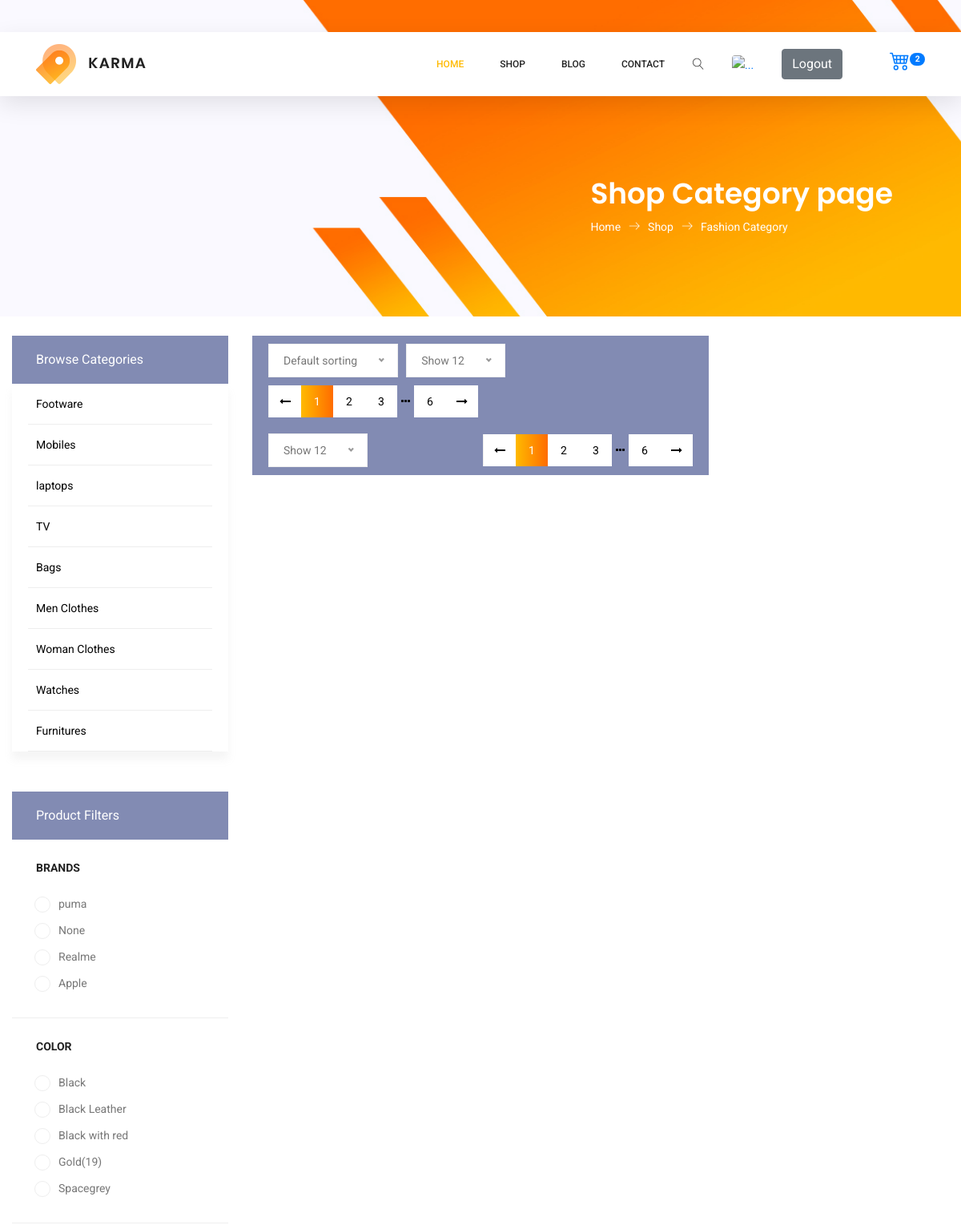
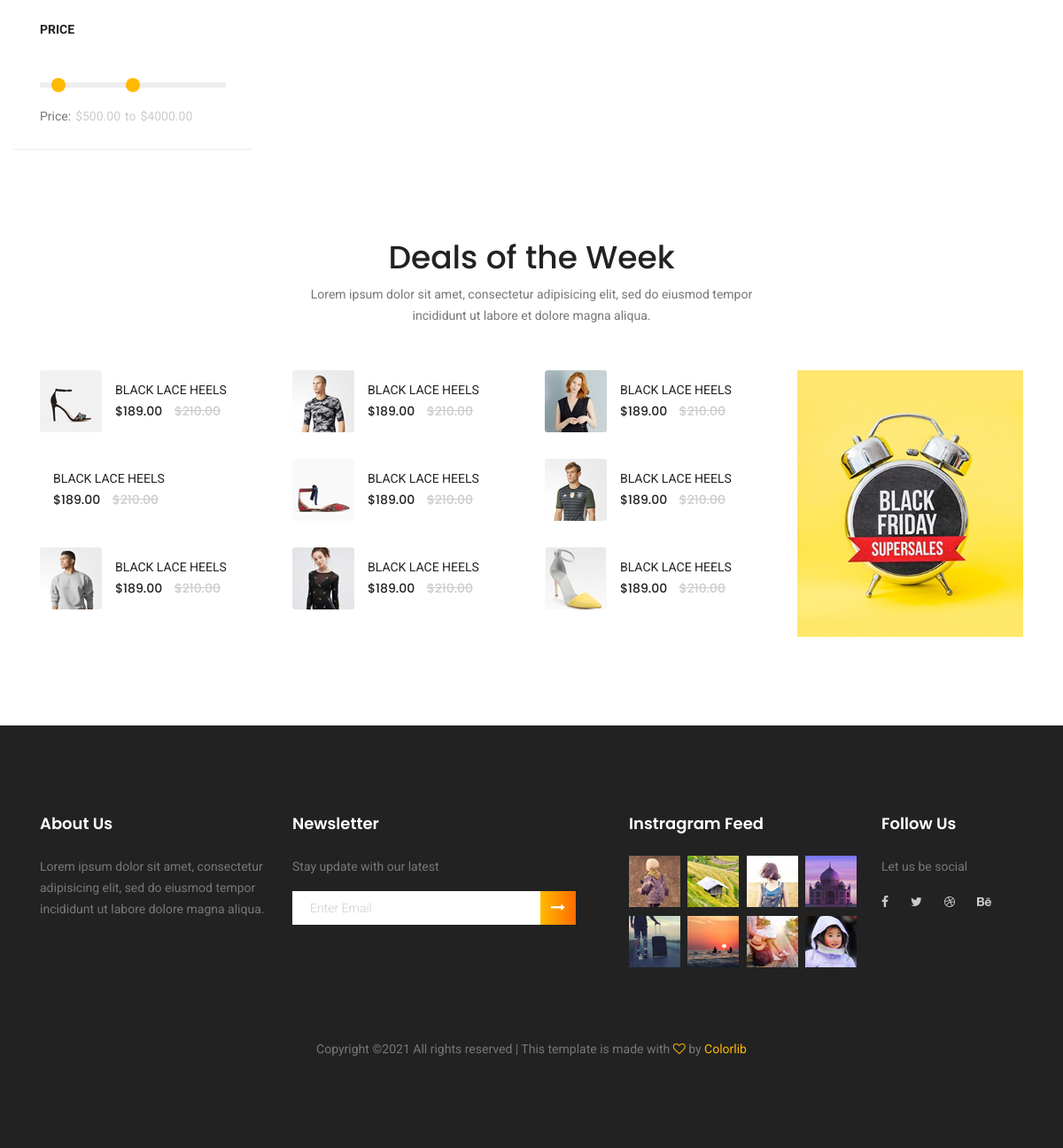
/category/ (signed in), run on the app's committed database (2 pictures, top to bottom).
### shop/models.py (models this page shows, shortened)
class Category(models.Model):
    name = models.CharField(max_length=60)

class Brand(models.Model):
    name = models.CharField(max_length=50, db_index=True)

### shop/views.py (the view)
# urls.py: path('category/', views.shopCategory.as_view(), name="category"),
@method_decorator(login_required,name='dispatch')
class shopCategory(ListView):
        template_name = 'shop/category.html'
        def get(self, request):
            account = request.session.get('email')
            ac= Account.objects.get(email=account)
            order, created = Order.objects.get_or_create(account=ac.id, complete=False)
            cartItems = order.get_cart_items
            cats = Category.objects.all()
            brand = Brand.objects.all()
            products = Product.objects.all()
            a = None
            b = None
            subcat_id = request.GET.get('category')
            subcategory_id = request.GET.get('subcategory')
            if subcat_id:
                a = SubCategory.get_all_SubCategory_By_Categoryid(subcat_id)
            elif subcategory_id:
                b = Product.get_all_product_by_Subcategory(subcategory_id)
            context = {'cats': cats, 'brand': brand, 'products': products, 'a': a, 'b': b, 'subcat_id': subcat_id,'cartItems':cartItems}
            return render(request, self.template_name, context)

### shop/models.py (called while the page is built)
    @property
    def get_cart_items(self):
        orderitems = self.orderitem_set.all()
        total = sum([item.quantity for item in orderitems])
        return total

### shop/templates/shop/category.html (shortened to what this page needs)
{%  extends "shop/basic.html" %}
{% load static %}
{% block body %}
<section class="banner-area organic-breadcrumb">
    <div class="container">
        <div class="breadcrumb-banner d-flex flex-wrap align-items-center justify-content-end">
            <div class="col-first">
                <h1>Shop Category page</h1>
                <nav class="d-flex align-items-center">
                    <a href="{% url 'home' %}">Home<span class="lnr lnr-arrow-right"></span></a>
                    <a href="#">Shop<span class="lnr lnr-arrow-right"></span></a>
                    <a href="#">Fashion Category</a>
                </nav>
            </div>
        </div>
    </div>
</section>
<br>
<div class="container-fluid">
    <div class="row">
        <div class="col-xl-3 col-lg-4 col-md-5">
            <div class="sidebar-categories">
                <div class="head">Browse Categories</div>
                <ul class="main-categories">
                    {% for category in cats %}
                    <li class="main-nav-list"><a href="/category/?category={{category.id}}"
                                                 aria-expanded="false"
                                                 aria-controls="fruitsVegetable">{{category.name}}</a>
                        {% endfor %}
                </ul>
            </div>
            <div class="sidebar-filter mt-50">
                <div class="top-filter-head">Product Filters</div>
                <div class="common-filter">
                    <div class="head">Brands</div>
                    <form action="#">
                        <ul>{% for i in brand %}
                            <li class="filter-list"><input class="pixel-radio" type="radio" id="apple"
                                                           name="brand"><label
                                    for="apple">{{i.name}}</label></li>
                            {% endfor %}
                        </ul>
                    </form>
                </div>
                <div class="common-filter">
                    <div class="head">Color</div>
                    <form action="#">
                        <ul>
                            <li class="filter-list"><input class="pixel-radio" type="radio" id="black"
                                                           name="color"><label
                                    for="black">Black</label></li>
                            <li class="filter-list"><input class="pixel-radio" type="radio" id="balckleather"
                                                           name="color"><label for="balckleather">Black
                                Leather</label></li>
                            <li class="filter-list"><input class="pixel-radio" type="radio" id="blackred"
                                                           name="color"><label for="blackred">Black
                                with red</label></li>
                            <li class="filter-list"><input class="pixel-radio" type="radio" id="gold"
                                                           name="color"><label for="gold">Gold<span>(19)</span></label>
                            </li>
                            <li class="filter-list"><input class="pixel-radio" type="radio" id="spacegrey" name="color"><label
                                    for="spacegrey">Spacegrey</label></li>
                        </ul>
                    </form>
                </div>
                <div class="common-filter">
                    <div class="head">Price</div>
                    <div class="price-range-area">
                        <div id="price-range"></div>
                        <div class="value-wrapper d-flex">
                            <div class="price">Price:</div>
                            <span>$</span>
                            <div id="lower-value"></div>
                            <div class="to">to</div>
                            <span>$</span>
                            <div id="upper-value"></div>
                        </div>
                    </div>
                </div>
            </div>
        </div>
        <div class="col-xl-6 col-lg-7 col-md-6">
            <div class="filter-bar d-flex flex-wrap align-items-center">
                <div class="sorting">
                </div>
                <div class="sorting mr-auto">
                </div>
                <div class="pagination">
                    <a href="#" class="prev-arrow"><i class="fa fa-long-arrow-left" aria-hidden="true"></i></a>
                    <a href="#" class="active">1</a>
                    <a href="#">2</a>
                    <a href="#">3</a>
                    <a href="#" class="dot-dot"><i class="fa fa-ellipsis-h" aria-hidden="true"></i></a>
                    <a href="#">6</a>
                    <a href="#" class="next-arrow"><i class="fa fa-long-arrow-right" aria-hidden="true"></i></a>
                </div>
            </div>
            <div class="filter-bar d-flex flex-wrap align-items-center">
                <div class="sorting mr-auto">
                </div>
                <div class="pagination">
                    <a href="#" class="prev-arrow"><i class="fa fa-long-arrow-left" aria-hidden="true"></i></a>
                    <a href="#" class="active">1</a>
                    <a href="#">2</a>
                    <a href="#">3</a>
                    <a href="#" class="dot-dot"><i class="fa fa-ellipsis-h" aria-hidden="true"></i></a>
                    <a href="#">6</a>
                    <a href="#" class="next-arrow"><i class="fa fa-long-arrow-right" aria-hidden="true"></i></a>
                </div>
            </div>
        </div>
    </div>
</div>
<section class="related-product-area section_gap">
    <div class="container">
        <div class="row justify-content-center">
            <div class="col-lg-6 text-center">
                <div class="section-title">
                    <h1>Deals of the Week</h1>
                    <p>Lorem ipsum dolor sit amet, consectetur adipisicing elit, sed do eiusmod tempor incididunt ut
                        labore et dolore
                        magna aliqua.</p>
                </div>
            </div>
        </div>
        <div class="row">
            <div class="col-lg-9">
                <div class="row">
                    <div class="col-lg-4 col-md-4 col-sm-6 mb-20">
                        <div class="single-related-product d-flex">
                            <a href="#"><img src="img/r1.jpg" alt=""></a>
                            <div class="desc">
                                <a href="#" class="title">Black lace Heels</a>
                                <div class="price">
                                    <h6>$189.00</h6>
                                    <h6 class="l-through">$210.00</h6>
                                </div>
                            </div>
                        </div>
                    </div>
                    <div class="col-lg-4 col-md-4 col-sm-6 mb-20">
                        <div class="single-related-product d-flex">
                            <a href="#"><img src="img/r2.jpg" alt=""></a>
                            <div class="desc">
                                <a href="#" class="title">Black lace Heels</a>
                                <div class="price">
                                    <h6>$189.00</h6>
                                    <h6 class="l-through">$210.00</h6>
                                </div>
                            </div>
                        </div>
                    </div>
                    <div class="col-lg-4 col-md-4 col-sm-6 mb-20">
                        <div class="single-related-product d-flex">
                            <a href="#"><img src="img/r3.jpg" alt=""></a>
                            <div class="desc">
                                <a href="#" class="title">Black lace Heels</a>
                                <div class="price">
                                    <h6>$189.00</h6>
                                    <h6 class="l-through">$210.00</h6>
                                </div>
                            </div>
                        </div>
                    </div>
                    <div class="col-lg-4 col-md-4 col-sm-6 mb-20">
                        <div class="single-related-product d-flex">
                            <div class="desc">
                                <a href="#" class="title">Black lace Heels</a>
                                <div class="price">
                                    <h6>$189.00</h6>
                                    <h6 class="l-through">$210.00</h6>
                                </div>
                            </div>
                        </div>
                    </div>
                    <div class="col-lg-4 col-md-4 col-sm-6 mb-20">
                        <div class="single-related-product d-flex">
                            <a href="#"><img src="img/r6.jpg" alt=""></a>
                            <div class="desc">
                                <a href="#" class="title">Black lace Heels</a>
                                <div class="price">
                                    <h6>$189.00</h6>
                                    <h6 class="l-through">$210.00</h6>
                                </div>
                            </div>
                        </div>
                    </div>
                    <div class="col-lg-4 col-md-4 col-sm-6 mb-20">
                        <div class="single-related-product d-flex">
                            <a href="#"><img src="img/r7.jpg" alt=""></a>
                            <div class="desc">
                                <a href="#" class="title">Black lace Heels</a>
                                <div class="price">
                                    <h6>$189.00</h6>
                                    <h6 class="l-through">$210.00</h6>
                                </div>
                            </div>
                        </div>
                    </div>
                    <div class="col-lg-4 col-md-4 col-sm-6">
                        <div class="single-related-product d-flex">
                            <a href="#"><img src="img/r9.jpg" alt=""></a>
                            <div class="desc">
                                <a href="#" class="title">Black lace Heels</a>
                                <div class="price">
                                    <h6>$189.00</h6>
                                    <h6 class="l-through">$210.00</h6>
                                </div>
                            </div>
                        </div>
                    </div>
                    <div class="col-lg-4 col-md-4 col-sm-6">
                        <div class="single-related-product d-flex">
                            <a href="#"><img src="img/r10.jpg" alt=""></a>
                            <div class="desc">
                                <a href="#" class="title">Black lace Heels</a>
                                <div class="price">
                                    <h6>$189.00</h6>
                                    <h6 class="l-through">$210.00</h6>
                                </div>
                            </div>
                        </div>
                    </div>
                    <div class="col-lg-4 col-md-4 col-sm-6">
                        <div class="single-related-product d-flex">
                            <a href="#"><img src="img/r11.jpg" alt=""></a>
                            <div class="desc">
                                <a href="#" class="title">Black lace Heels</a>
                                <div class="price">
                                    <h6>$189.00</h6>
                                    <h6 class="l-through">$210.00</h6>
                                </div>
                            </div>
                        </div>
                    </div>
                </div>
            </div>
            <div class="col-lg-3">
                <div class="ctg-right">
                    <a href="#" target="_blank">
                        <img class="img-fluid d-block mx-auto" src="img/category/c5.jpg" alt="">
                    </a>
                </div>
            </div>
        </div>
    </div>
</section>
{% endblock %}

### data on the page
Category: name "Footware"
Category: name "Mobiles"
Category: name "laptops"
Category: name "TV"
Category: name "Bags"
Category: name "Men Clothes"
Category: name "Woman Clothes"
Category: name "Watches"
Category: name "Furnitures"
Brand: name "puma"
Brand: name "None"
Brand: name "Realme"
Brand: name "Apple"

### other printed values
{{ cartItems }} "2"
